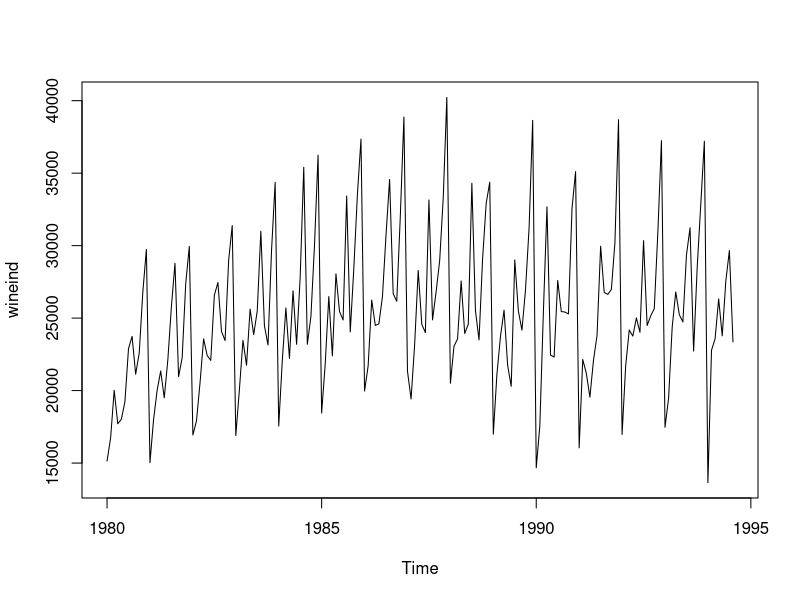
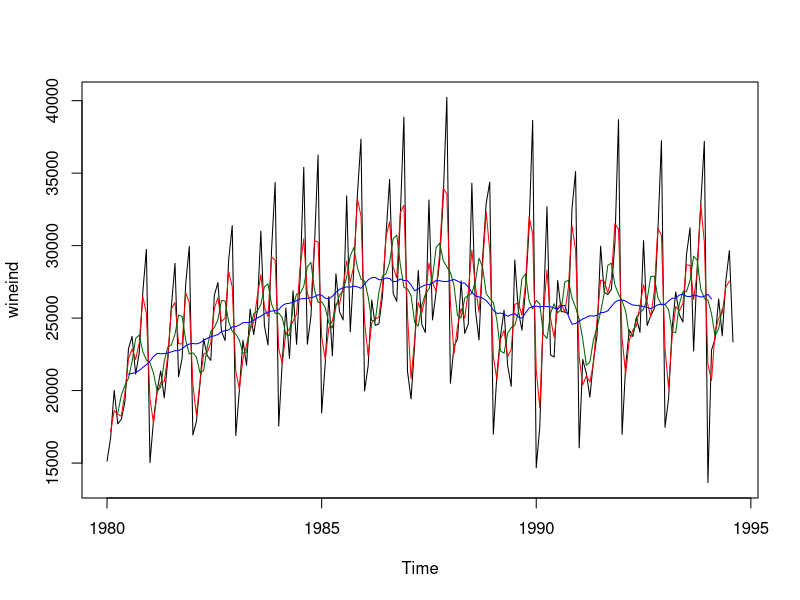
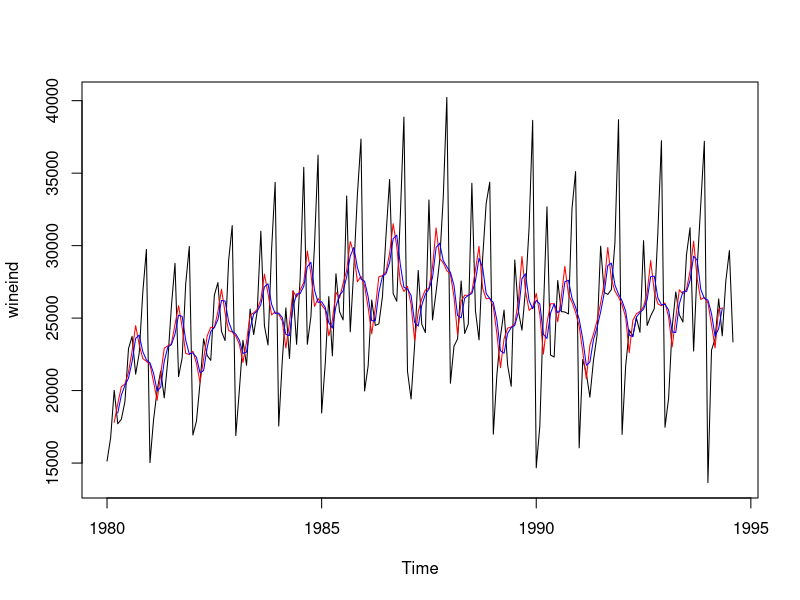

Recreate these plots in R, in order.
## ---- chunk 1
library(forecast)
wineind
plot(wineind)
## ---- chunk 2
plot(wineind)
mas2 <- ma(wineind, order = 2)
mas6 <- ma(wineind, order = 6)
mas12 <- ma(wineind, order = 12)
lines(mas2, col = 'red')
lines(mas6, col = 'darkgreen')
lines(mas12, col = 'blue')
## ---- chunk 3
plot(wineind)
mas8 <- ma(wineind, order = 6, centre = FALSE)
mas8c <- ma(wineind, order = 6, centre = TRUE)
lines(mas8, col = 'red')
lines(mas8c, col = 'blue')
